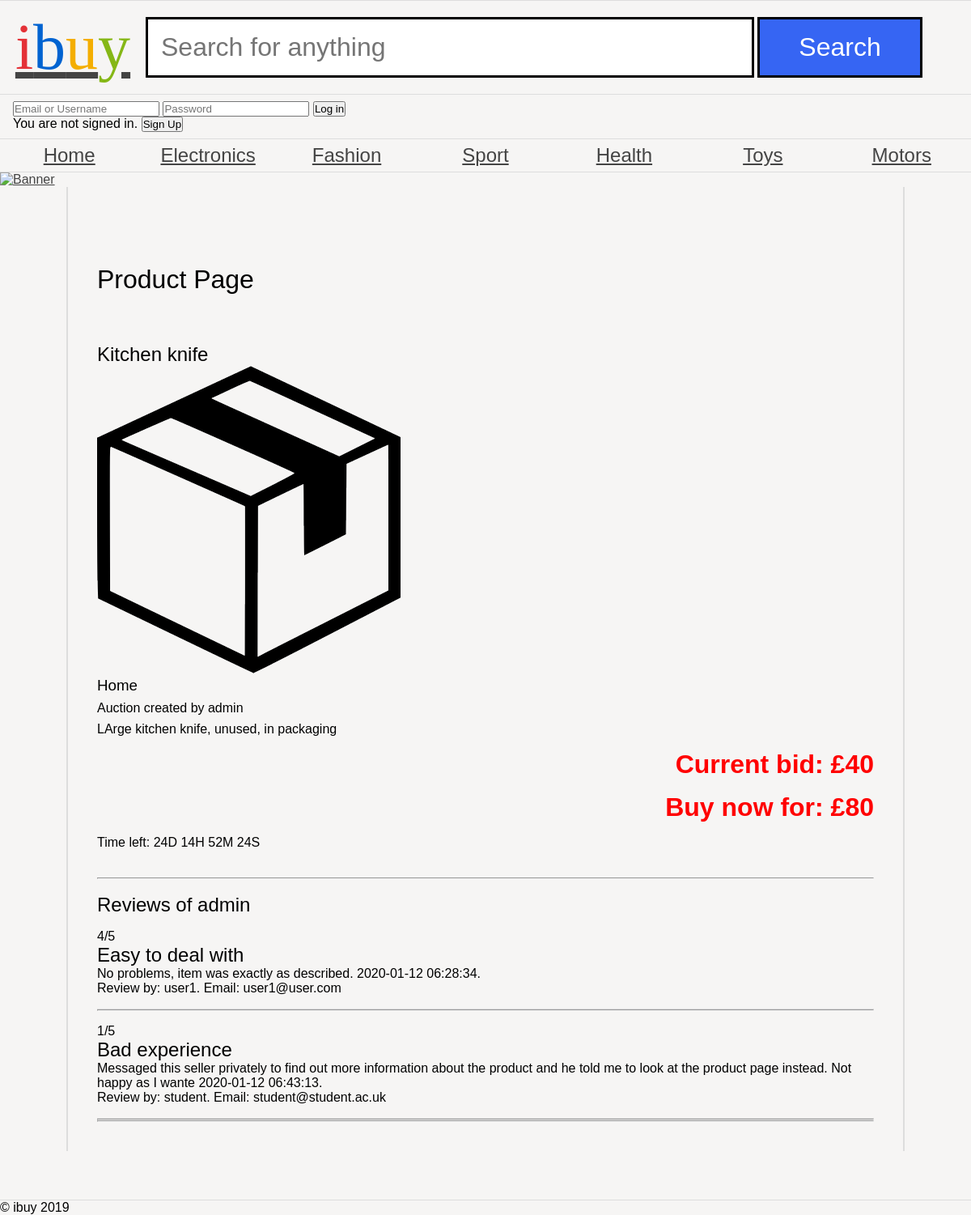
The app's page /default/public/product.php?&item_id=26 with its own data.
### tables this page shows
CREATE TABLE `categories` (
  `category_id` int(11) NOT NULL AUTO_INCREMENT,
  `category_name` varchar(45) NOT NULL,
  PRIMARY KEY (`category_id`)
);

CREATE TABLE `items` (
  `item_id` int(11) NOT NULL AUTO_INCREMENT,
  `item_name` varchar(60) NOT NULL,
  `item_desc` varchar(200) NOT NULL,
  `start_price` double NOT NULL,
  `buy_now_price` double DEFAULT NULL,
  `start_date` datetime NOT NULL,
  `end_date` datetime NOT NULL,
  `item_category` varchar(45) NOT NULL,
  `username` varchar(45) NOT NULL,
  PRIMARY KEY (`item_id`)
);

CREATE TABLE `reviews` (
  `review_id` int(11) NOT NULL AUTO_INCREMENT,
  `review_rating` int(1) NOT NULL,
  `review_title` varchar(60) NOT NULL,
  `review_desc` varchar(150) DEFAULT NULL,
  `review_date` datetime NOT NULL,
  `reviewer_name` varchar(45) NOT NULL,
  `reviewer_email` varchar(60) NOT NULL,
  `username` varchar(30) NOT NULL,
  PRIMARY KEY (`review_id`)
);

### default/public/product.php (the view, shortened to what this page needs)
<?php
	require 'header.php';
?>
<main>
<h1>Product Page</h1>
<?php
if (isset($_GET['item_id'])) {
	$stmt = $pdo->prepare('SELECT * FROM items WHERE item_id =? LIMIT 1');
	$stmt->execute(array($_GET['item_id']));
	foreach ($stmt as $row) {
    	if ($productresults = 0) {
    	    header("Location: product.php?error=productnotfound");
    	    exit();
		}
		else { ?>
			<section class="details">
			<h2><?=$row['item_name']?></h2>
			<img src="product.png" alt="<?=$row['item_name']?>">
			<h3><?=$row['item_category']?></h3>
			<p>Auction created by <?=$row['username']?></p>
			<section class="description">
			<p><?=$row['item_desc']?></p>
			</section>
			<p class="price">Current bid: £<?=$row['start_price']?></p>
			<p class="price">Buy now for: £<?=$row['buy_now_price']?></p>
				</form> <?php
			$end = new DateTime($row['end_date']);
			$date = new DateTime();
			$remaining = $date->diff($end);
			?>
			<time>Time left: <?=$remaining->format('%dD %hH %iM %sS ');?></time><br><hr><br>
			</section>
			<section class="reviews">
			<h2>Reviews of <?=$row['username']?></h2>
			<ul>
			<?php
			$reviewstmt = $pdo->prepare('SELECT * FROM reviews WHERE username = :username');
			$values = [
				'username' => $row['username']
			];
			$reviewstmt->execute($values);
			foreach ($reviewstmt as $review) { ?>
				<li><p><?=$review['review_rating']?>/5</p><h2><?=$review['review_title']?></h2><p><?=$review['review_desc']?> <?=$review['review_date']?>. <br>Review by: <?=$review['reviewer_name']?>. Email: <?=$review['reviewer_email']?></p></li><hr>
			<?php }
			?>
			</ul>
			</section>
			<hr />
			<?php
		}
	}
}
?>
</main>
<?php
	require 'footer.php';
?>

### default/public/nav.php
<?php
require 'dbconnect.php';
$navitems = $pdo->query('SELECT * FROM categories');
foreach ($navitems as $row) {
	echo '<li class="catList"><a href="category.php?category=' . $row['category_name'] . '">' . $row['category_name'] . '</a></li>';
}
?>

### default/public/ibuy.css (style rules this page uses)
* { margin: 0; padding: 0; }
body { font-family: 'Oxygen-Regular', sans-serif; background-color: #f6f5f4; max-width: 100vw; overflow-x: hidden; }
h1, h2, h3, h4 { font-weight: normal; }
a, a:visited { color: #444; }
body > nav ul li:last-child a:after { position: absolute; }
body > nav ul li { flex: 1; }
body > nav ul li a { display: block; text-align: center; padding-top: 0.5vw; padding-bottom: 0.5vw; font-size: 1.5em; }
p.price { display: block; text-align: right; font-weight: bold; font-size: 2em; }
main { padding: 3vw; display: block; overflow: hidden; width: 80vw; margin: auto; border-left: 2px solid #ddd; border-right: 2px solid #ddd; }
main h1 { margin-top: 5vw; margin-bottom: 5vw; }
.reviews ul { list-style-type: none; }
.reviews li { padding-top: 1em; padding-bottom: 1em; border-bottom: 1px solid #ddd; }
.price { color: red; }
time { display: block; margin: 1em 0; }
.details p { margin-top: 0.5em; }

### records on screen
categories: category_name "Home"
categories: category_name "Electronics"
categories: category_name "Fashion"
categories: category_name "Sport"
categories: category_name "Health"
categories: category_name "Toys"
categories: category_name "Motors"
items: item_name "Kitchen knife", item_category "Home", username "admin", item_desc "LArge kitchen knife, unused, in packaging", start_price "40", buy_now_price "80", end_date "24D 14H 52M 24S"
reviews: review_rating "4", review_title "Easy to deal with", review_desc "No problems, item was exactly as described.", review_date "2020-01-12 06:28:34", reviewer_name "user1", reviewer_email "user1@user.com"
reviews: review_rating "1", review_title "Bad experience", review_desc "Messaged this seller privately to find out more information about the product and he told me to look at the product page instead. Not happy as I wante", review_date "2020-01-12 06:43:13", reviewer_name "student", reviewer_email "student@student.ac.uk"
